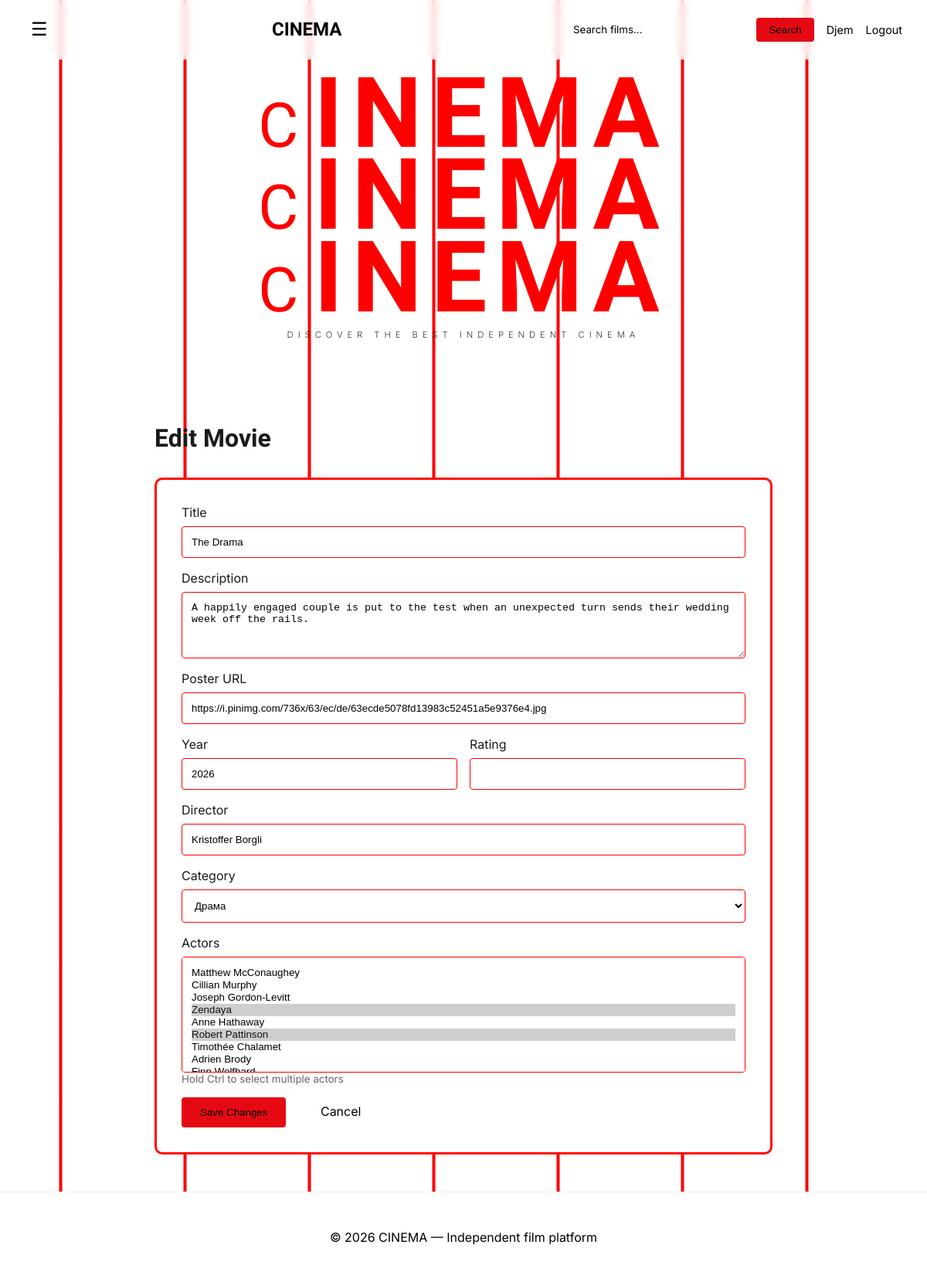
The app's page /edit-movie/8/ (signed in) with its own data.
### movies/models.py (models this page shows, shortened)
class Movie(models.Model):
    title = models.CharField("Название", max_length=255)
    description = models.TextField("Описание")
    poster = models.URLField("Постер (ссылка)")
    backdrop = models.URLField("Фон (широкое фото)", blank=True) # Для Hero-баннера
    year = models.PositiveIntegerField("Год")
    rating = models.FloatField("Рейтинг", default=0.0)
    director = models.CharField("Director", max_length=200, blank=True, null=True)
    actors = models.ManyToManyField(Actor, related_name="movies", verbose_name="Актёры")
    category = models.ForeignKey('Category', on_delete=models.CASCADE)

class Category(models.Model):
    name = models.CharField("Жанр", max_length=100)
    slug = models.SlugField(max_length=100, unique=True)
    class Meta:
        verbose_name = "Жанр"
        verbose_name_plural = "Жанры"

class Actor(models.Model):
    name = models.CharField("Имя", max_length=150)
    photo = models.URLField("Фото (ссылка)")
    bio = models.TextField("Биография", blank=True)

### movies/views.py (the view, shortened to what this page needs)
# urls.py: path('edit-movie/<int:pk>/', views.edit_movie, name='edit_movie'),
@user_passes_test(is_admin)
def edit_movie(request, pk):
    movie = get_object_or_404(Movie, pk=pk)
    categories = Category.objects.all()
    actors = Actor.objects.all()
    return render(request, 'movies/edit_movie.html', {
        'movie': movie,
        'categories': categories,
        'actors': actors
    })

### movies/views.py (called while the page is built)
def is_admin(user):
    return user.is_staff or user.is_superuser

### templates/movies/edit_movie.html (shortened to what this page needs)
﻿{% extends 'base.html' %}
{% block content %}
<div style="max-width: 800px; margin: 0 auto;">
    <h1 style="font-family: 'BBH Bartle', sans-serif; margin-bottom: 2rem;">Edit Movie</h1>
    <form method="post" style="background: #ffffff; border: 3px solid rgb(255, 5, 5); padding: 2rem; border-radius: 10px;">
        <div style="margin-bottom: 1rem;">
            <label style="display: block; margin-bottom: 0.5rem;">Title</label>
            <input type="text" name="title" value="{{ movie.title }}" required style="width: 100%; padding: 0.75rem; background: #ffffff; border: 1px solid #ff0000; color: rgb(0, 0, 0); border-radius: 4px;">
        </div>
        <div style="margin-bottom: 1rem;">
            <label style="display: block; margin-bottom: 0.5rem;">Description</label>
            <textarea name="description" rows="4" required style="width: 100%; padding: 0.75rem; background: #ffffff; border: 1px solid #ff0000; color: rgb(0, 0, 0); border-radius: 4px;">{{ movie.description }}</textarea>
        </div>
        <div style="margin-bottom: 1rem;">
            <label style="display: block; margin-bottom: 0.5rem;">Poster URL</label>
            <input type="url" name="poster" value="{{ movie.poster }}" required style="width: 100%; padding: 0.75rem; background: #ffffff; border: 1px solid #ff0000; color: rgb(0, 0, 0); border-radius: 4px;">
        </div>
        <div style="display: grid; grid-template-columns: 1fr 1fr; gap: 1rem; margin-bottom: 1rem;">
            <div>
                <label style="display: block; margin-bottom: 0.5rem;">Year</label>
                <input type="number" name="year" value="{{ movie.year }}" required style="width: 100%; padding: 0.75rem; background: #ffffff; border: 1px solid #ff0000; color: rgb(0, 0, 0); border-radius: 4px;">
            </div>
            <div>
                <label style="display: block; margin-bottom: 0.5rem;">Rating</label>
                <input type="number" step="0.1" name="rating" value="{{ movie.rating }}" required style="width: 100%; padding: 0.75rem; background: #ffffff; border: 1px solid #ff0000; color: rgb(0, 0, 0); border-radius: 4px;">
            </div>
        </div>
        <div style="margin-bottom: 1rem;">
            <label style="display: block; margin-bottom: 0.5rem;">Director</label>
            <input type="text" name="director" value="{{ movie.director|default:'' }}" style="width: 100%; padding: 0.75rem; background: #ffffff; border: 1px solid #ff0000; color: rgb(0, 0, 0); border-radius: 4px;">
        </div>
        <div style="margin-bottom: 1rem;">
            <label style="display: block; margin-bottom: 0.5rem;">Category</label>
            <select name="category" required style="width: 100%; padding: 0.75rem; background: #ffffff; border: 1px solid #ff0000; color: rgb(0, 0, 0); border-radius: 4px;">
                {% for category in categories %}
                <option value="{{ category.id }}" {% if movie.category.id == category.id %}selected{% endif %}>
                    {{ category.name }}
                </option>
                {% endfor %}
            </select>
        </div>
        <div style="margin-bottom: 1rem;">
            <label style="display: block; margin-bottom: 0.5rem;">Actors</label>
            <select name="actors" multiple style="width: 100%; padding: 0.75rem; background: #ffffff; border: 1px solid #ff0000; color: rgb(0, 0, 0); border-radius: 4px; min-height: 150px;">
                {% for actor in actors %}
                <option value="{{ actor.id }}" {% if actor in movie.actors.all %}selected{% endif %}>
                    {{ actor.name }}
                </option>
                {% endfor %}
            </select>
            <small style="color: #666;">Hold Ctrl to select multiple actors</small>
        </div>
        <button type="submit" style="background: #e50914; color: rgb(0, 0, 0); padding: 0.75rem 1.5rem; border: none; border-radius: 4px; cursor: pointer;">Save Changes</button>
        <a href="{% url 'admin_panel' %}" style="background: #ffffff; color: rgb(0, 0, 0); padding: 0.75rem 1.5rem; text-decoration: none; border-radius: 4px; margin-left: 1rem;">Cancel</a>
    </form>
</div>
{% endblock %}

### templates/base.html (shortened to what this page needs)
﻿<!DOCTYPE html>
<html lang="en">
<head>
</head>
<body>
    <div class="top-nav">
        <button class="menu-btn" onclick="toggleSidebar()">☰</button>
        <a href="/" class="logo">CINEMA</a>
        <div class="search-wrapper">
            <form class="search-form" action="/" method="get">
                <input type="search" name="q" class="search-input" placeholder="Search films..." value="{{ request.GET.q }}">
                <button type="submit" class="search-btn">Search</button>
            </form>
            <div class="user-info">
                {% if user.is_authenticated %}
                    <a href="/profile/">{{ user.username }}</a>
                    <a href="/logout/">Logout</a>
                {% else %}
                    <a href="/login/">Login</a>
                    <a href="/register/">Register</a>
                {% endif %}
            </div>
        </div>
    </div>
    <div class="main-content">
        <div class="hero-section">
            <div class="hero-overlay">
                <div class="title-stack">
                    <div class="title-item title-1">
                        <span>C</span>INEMA
                    </div>
                    <div class="title-item title-2">
                        <span>C</span>INEMA
                    </div>
                    <div class="title-item title-3">
                        <span>C</span>INEMA
                    </div>
                </div>
                <div class="hero-subtitle">DISCOVER THE BEST INDEPENDENT CINEMA</div>
            </div>
        </div>
        <div class="movies-section fade-in">
            {% block content %}
            {% endblock %}
        </div>
    </div>
    <div class="footer">
        <p>© 2026 CINEMA — Independent film platform</p>
    </div>
</body>
</html>

### templates/base.html (style rules this page uses)
* { margin: 0; padding: 0; box-sizing: border-box; }
body { font-family: 'Inter', sans-serif; background: #ffffff; color: #1a1a1a; overflow-x: hidden; }
body::before { content: ''; position: fixed; top: 0; left: 0; right: 0; bottom: 0; background: repeating-linear-gradient( 90deg, transparent 0px, transparent 76px, rgb(255, 0, 0) 77px, rgb(255, 0, 0) 80px, transparent 81px, transparent 161px ); pointer-events: none; z-index: 0; }
.main-content, .navbar, .hero-section, .footer { position: relative; z-index: 1; }
.top-nav { position: fixed; top: 0; right: 0; left: 0; background: rgba(255, 255, 255, 0.7); backdrop-filter: blur(5px); z-index: 100; padding: 1rem 2rem; display: flex; justify-content: space-between; align-items: center; border-bottom: 1px solid rgba(255, 255, 255, 0.1); }
.logo { font-size: 1.5rem; font-weight: 700; color: rgb(0, 0, 0); text-decoration: none; transition: opacity 0.3s; font-family: "BBH Bartle", sans-serif; }
.search-wrapper { display: flex; gap: 1rem; align-items: center; }
.search-input { background: rgba(255, 255, 255, 0.15); border: 1px solid rgba(255, 255, 255, 0.2); padding: 0.5rem 1rem; color: rgb(0, 0, 0); font-family: 'Inter', sans-serif; border-radius: 4px; width: 250px; }
.search-input::placeholder { color: rgb(0, 0, 0); }
.search-btn { background: #e50914; border: none; padding: 0.5rem 1rem; color: rgb(0, 0, 0); cursor: pointer; border-radius: 4px; transition: background 0.3s; }
.menu-btn { background: none; border: none; color: rgb(0, 0, 0); font-size: 1.5rem; cursor: pointer; padding: 0.5rem; transition: opacity 0.3s; }
.main-content { margin-top: 80px; }
.hero-section { position: relative; height: 0vh; min-height: 400px; overflow: hidden; }
.hero-overlay { position: absolute; bottom: 15%; left: 0; right: 0; text-align: center; z-index: 2; }
.title-stack { display: flex; flex-direction: column; align-items: center; justify-content: center; gap: 0.25rem; }
.title-item { font-family: "BBH Bartle", sans-serif; font-size: 8rem; font-weight: 900; letter-spacing: 12px; text-transform: uppercase; line-height: 0.8; color: rgb(255, 0, 0); }
.title-1 { opacity: 1; }
.title-2 { opacity: 1; }
.title-3 { opacity: 1; }
.title-item span:first-child { font-family: "BBH Bartle", sans-serif; font-size: 5rem; font-weight: 400; display: inline-block; margin-right: 0.1em; }
.hero-subtitle { font-size: 0.7rem; color: rgba(0, 0, 0, 0.8); letter-spacing: 6px; margin-top: 1rem; font-family: 'Inter', sans-serif; text-transform: uppercase; font-weight: 300; }
.movies-section { padding: 3rem 2rem; background: #ffffff00; }
.footer { text-align: center; padding: 3rem; color: #000000; border-top: 1px solid #eee; font-family: 'Inter', sans-serif; background: #ffffff; }
.fade-in { animation: fadeIn 0.6s ease-out; }
.user-info { display: flex; align-items: center; gap: 1rem; font-family: 'Inter', sans-serif; }
.user-info a { color: rgb(0, 0, 0); text-decoration: none; font-size: 0.9rem; }

### records on screen
Movie: title "The Drama", description "A happily engaged couple is put to the test when an unexpected turn sends their wedding week off the rails.", poster "https://i.pinimg.com/736x/63/ec/de/63ecde5078fd13983c52451a5e9376e4.jpg", year "2026", director "Kristoffer Borgli", category "Драма", actors "Matthew McConaughey / Cillian Murphy / Joseph Gordon-Levitt / Zendaya ☑ / Anne Hathaway / Robert Pattinson ☑ / Timothée Chalamet / Adrien Brody"

### other values on screen
{{ user.username }} "Djem"
